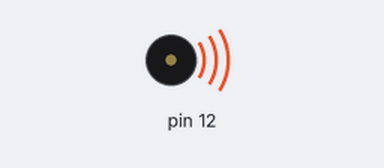
Simulated run of this sketch. Board: Arduino Uno, built with avr-gcc and run on an emulated ATmega328P. Parts: buzzer (waves = sounding).

Above: at 0.2 s.
Timing chart, 0 to 3.0 s (numbered marks = the images above):
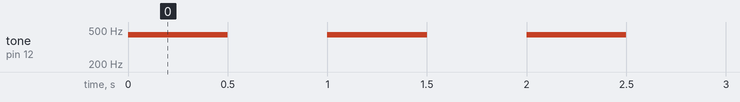

Measured:
- by itself, tone on pin 12: alternates 440 Hz for 0.50 s and silent for 0.50 s

The sketch:

uppg2.ino
```cpp
// This program just makes a simple speaker sound at a frequency, in this case 440 hz.
void setup() {
 // Sets the pin 12 to output as that the anode that the speaker will be connected to.
  pinMode(12, OUTPUT);

}

void loop() {
  // Makes the speaker sound for a second at a frequency of 440hz on pin 12.
  tone(12, 440, 500);
 // Delay for half a second more than the speakers sounding time to make sure that the speaker sounds for half a second
 // And then there will be half a seconds silence before the program loops and the speaker sounds again.
  delay(1000);
}
```
